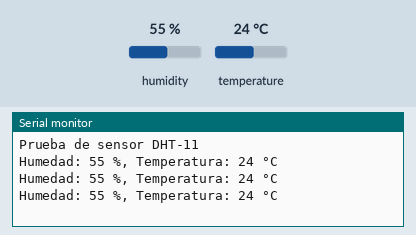
Recording of a sketch running on a simulated Arduino Uno, built with avr-gcc and run on an emulated ATmega328P. Shown: the last lines printed to the serial monitor. The inputs (shaded band) are chosen by the test bench; at power-on: humidity 55 %, temperature 24 °C.

Above: at 2.8 s.
2.9 s: humidity set to 22 %
At 4.4 s:
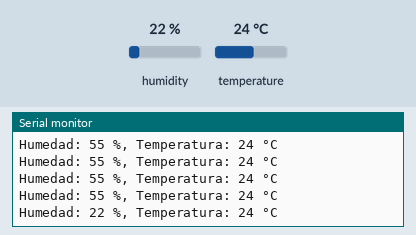
5.6 s: temperature set to 12 °C
At 7.6 s:
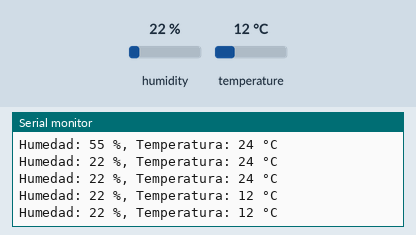
8.3 s: humidity set to 40 %
At 10.0 s:
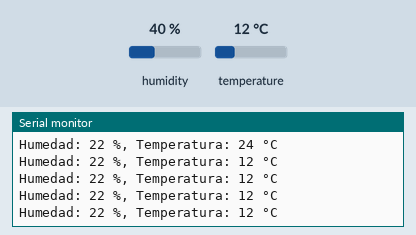
Timing chart, 0 to 11.5 s (numbered marks = the images above; inputs shaded):
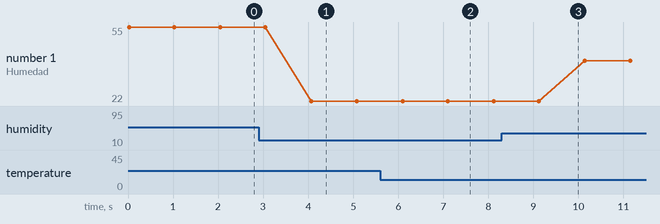

Measured:
- after the input at 2.9 s, the serial monitor: prints a new line after 1.2 s (image 1)
- after the input at 5.6 s, the serial monitor: prints a new line after 0.50 s (image 2)
- plotted number 1: 55 → 22 after the input at 2.9 s, 22 → 40 after the input at 8.3 s

The sketch:

SensordeTemperatura.ino
```cpp
#include <DHT.h>

// Configuración del sensor DHT-11
#define DHTPIN 7     // Pin donde está conectado el sensor
#define DHTTYPE DHT11   // Tipo de sensor DHT

DHT dht(DHTPIN, DHTTYPE);  // Inicializar el sensor DHT-11

void setup() {
    Serial.begin(9600);  // Iniciar la comunicación serie
    Serial.println("Prueba de sensor DHT-11");  // Mensaje de inicio
    dht.begin();  // Iniciar el sensor DHT
}

void loop() {
    // Leer la humedad y temperatura desde el sensor DHT
    int h = dht.readHumidity();  // Leer la humedad
    int t = dht.readTemperature();  // Leer la temperatura en grados Celsius

    // Imprimir los valores en el monitor serie
    Serial.print("Humedad: ");
    Serial.print(h);
    Serial.print(" %, Temperatura: ");
    Serial.print(t);
    Serial.println(" °C");

    // Esperar un segundo antes de la próxima lectura
    delay(1000);
}
```
